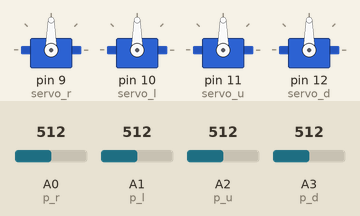
A sketch run on a simulated Arduino Uno, built with avr-gcc and run on an emulated ATmega328P. Shown: 4 × servo. The inputs (shaded band) are chosen by the test bench; at power-on: A0 (p_r) = 512, A1 (p_l) = 512, A2 (p_u) = 512, A3 (p_d) = 512.

Above: at 4.8 s.
4.9 s: A0 (p_r) set to 716
At 9.4 s:
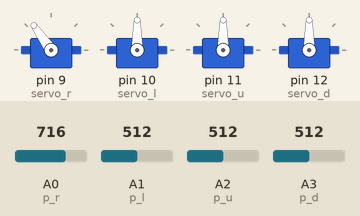
9.9 s: A1 (p_l) set to 716
At 13.3 s:
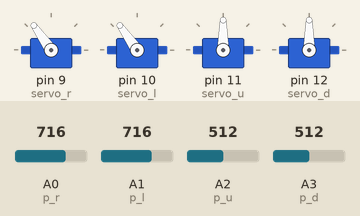
14.9 s: A2 (p_u) set to 716
At 18.4 s:
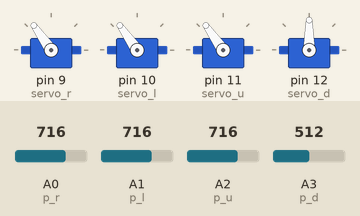
19.9 s: A3 (p_d) set to 716
At 23.4 s:
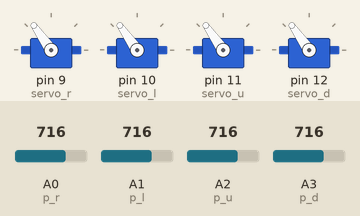
24.9 s: A0 (p_r) set to 992
At 28.4 s:
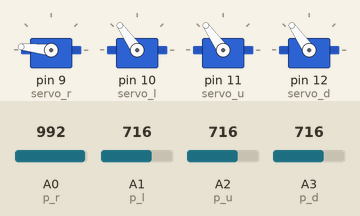
29.9 s: A1 (p_l) set to 992
At 33.5 s:
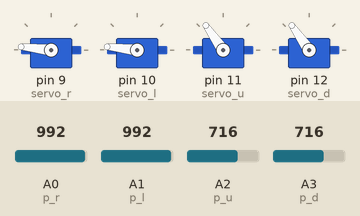
Timing chart, 0 to 35.0 s (numbered marks = the images above; inputs shaded):
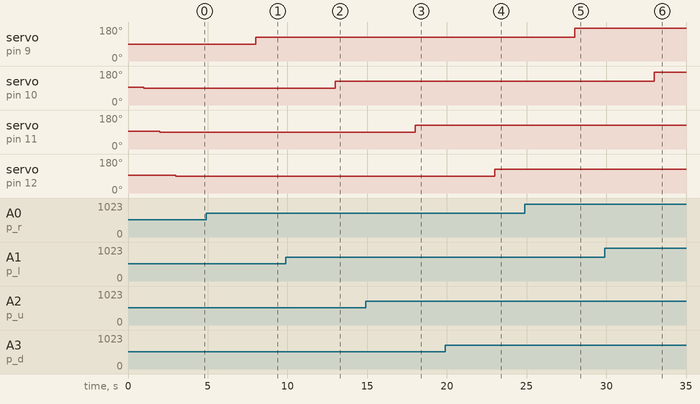

The sketch:

servo.ino
```cpp
#include <Servo.h>

/*byte servoPin1 = 9 ;
byte servoPin2 = 10 ;
byte servoPin3 = 11 ;
byte servoPin4 = 12 ;*/
Servo servo_r ;
Servo servo_l ;
Servo servo_u ;
Servo servo_d ;
int p_r = A0, p_l = A1, p_u = A2, p_d = A3 ;
int val_r, val_l, val_u, val_d ;

void setup() {
  servo_r.attach(9);
  servo_l.attach(10);
  servo_u.attach(11);
  servo_d.attach(12);


  servo_r.writeMicroseconds(1500); // signal initialization.
  servo_l.writeMicroseconds(1500);
  servo_u.writeMicroseconds(1500);
  servo_d.writeMicroseconds(1500);
  //delay(1000); // delay to allow the ESC to recognize the stopped signal

}

void loop() {
  //int signal = 1500; // Set signal value, which should be between 1100 and 1900

  //servo.writeMicroseconds(signal); // Send signal to ESC.
  val_r = analogRead (p_r) ;
  val_r = map (val_r, 0, 1023, 0, 180) ;
  servo_r.write(val_r) ;
  delay (1000) ;

  val_l = analogRead (p_l) ;
  val_l = map (val_l, 0, 1023, 0, 180) ;
  servo_l.write(val_l) ;
  delay (1000) ;

  val_u = analogRead (p_u) ;
  val_u = map (val_u, 0, 1023, 0, 180) ;
  servo_u.write(val_u) ;
  delay (1000) ;

  val_d = analogRead (p_d) ;
  val_d = map (val_d, 0, 1023, 0, 180) ;
  servo_d.write(val_d) ;
  delay (1000) ;

}
```

Measured:
- after the input at 4.9 s, servo on pin 9 (servo_r): 90° → 125° after 3.1 s
- after the input at 9.9 s, servo on pin 10 (servo_l): 90° → 125° after 3.1 s
- after the input at 14.9 s, servo on pin 11 (servo_u): 90° → 125° after 3.1 s
- after the input at 19.9 s, servo on pin 12 (servo_d): 90° → 125° after 3.1 s
- after the input at 24.9 s, servo on pin 9 (servo_r): 125° → 174° after 3.1 s
- after the input at 29.9 s, servo on pin 10 (servo_l): 125° → 174° after 3.1 s
